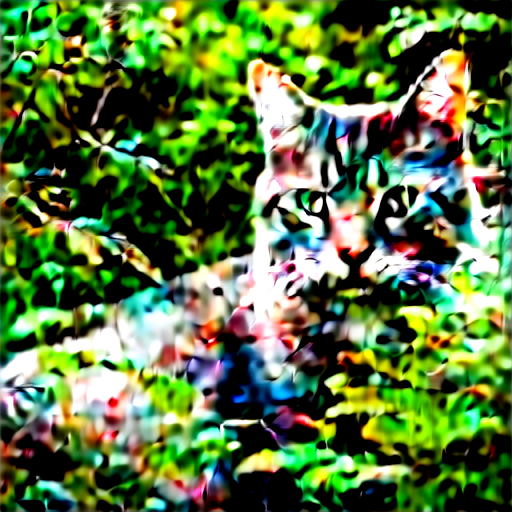
#> input picture cs4485-images/prompt_0_image_0.png, 512 x 512 px
$ jupyter execute --allow-errors 'Test FrCHFM robustness.ipynb'
#> lines starting #> are read from the running program, lines starting #| are printed output that depends on the picture
### FrCHFM.py
#!/usr/bin/env python
# coding: utf-8

# In[24]:


import numpy as np
import cv2
from scipy.special import eval_chebyt
import matplotlib.pyplot as plt
import cupy as cp


# In[25]:


def convert_to_polar(image):
    """
    Convert the input image from Cartesian (x, y) coordinates to polar (r, θ) coordinates.

    Parameters:
        image (2D numpy array): Grayscale image.

    Returns:
        polar_image (2D numpy array): The image in polar coordinates.
        r_coords (1D numpy array): The radial distances for each pixel.
        theta_coords (1D numpy array): The angular coordinates for each pixel.
    """
    rows, cols = image.shape
    center = (cols // 2, rows // 2)  # Center of the image

    # Create coordinate grids (X, Y) in Cartesian space
    x = np.linspace(-center[0], center[0], cols)
    y = np.linspace(-center[1], center[1], rows)
    X, Y = np.meshgrid(x, y)

    # Convert to polar coordinates
    r = np.sqrt(X**2 + Y**2) / np.max([center[0], center[1]])  # Normalize r to the range [0, 1]
    theta = np.arctan2(Y, X)

    return image, r, theta


# In[26]:


# [107 lines left out: functions radial_basis_function, radial_basis_function_gpu, compute_weighted_amplitude, compute_frchfm, not called in this run]

# GPU-accelerated version of compute_frchfm
def compute_frchfm_gpu(image, max_degree, t):
    """
    Compute Fractional Chebyshev-Fourier moments (FrCHFMs) of an input image on the GPU.

    Parameters:
        image (2D numpy array): Grayscale image.
        max_degree (int): Maximum degree of the Chebyshev polynomial.
        t (float): Fractional parameter.

    Returns:
        frchfm (2D numpy array): The computed Fractional Chebyshev-Fourier moments.
    """
    # Convert image to polar coordinates and then transfer to GPU
    polar_image, r, theta = convert_to_polar(image)
    polar_image_gpu = cp.array(polar_image)
    r_gpu = cp.array(r)
    theta_gpu = cp.array(theta)

    # Fourier transform in angular direction (theta), shifted and moved to GPU
    F_image = cp.fft.fftshift(cp.fft.fft2(polar_image_gpu))

    # Initialize an array on GPU to store the FrCHFMs
    frchfm_gpu = cp.zeros((max_degree + 1, 2 * max_degree + 1), dtype=cp.complex128)

    # Precompute angular components on GPU
    m_values = cp.arange(-max_degree, max_degree + 1)
    angular_components = cp.exp(-1j * m_values[:, None, None] * theta_gpu)

    for n in range(max_degree + 1):
        # Compute radial basis function for each degree
        Rtn_gpu = radial_basis_function_gpu(n, t, r_gpu)

        # Compute FrCHFMs for each value of m in a vectorized way
        frchfm_gpu[n, :] = cp.sum(F_image * Rtn_gpu * angular_components * r_gpu, axis=(1, 2))

    # Transfer result back to CPU
    return cp.asnumpy(frchfm_gpu)


# In[29]:


# [124 lines left out: functions generate_binary_sequence, get_wa_sequences_for_group, construct_binary_sequence_mapping, demofunctions, not called in this run]


# In[33]:


get_ipython().system('jupyter nbconvert --to python FrCHFM.ipynb')


# In[34]:


#pip install opencv-python

### Test FrCHFM robustness.ipynb
[cell 1]
import numpy as np
import cv2
import matplotlib.pyplot as plt
from FrCHFM import compute_frchfm_gpu, convert_to_polar, radial_basis_function_gpu
import os
from tqdm import tqdm
import cupy as cp
from concurrent.futures import ThreadPoolExecutor, as_completed

[cell 2]
# [20 lines left out: function rotate_image_fixed_size, not called in this run]

[cell 3]
# [12 lines left out: function compute_frchfm_difference, not called in this run]

[cell 4]
def rotate_and_compare_gpu(image, max_degree, fractional_parameter_t, angles=[45, 90, 135, 180, 225, 270, 315, 360]):
    """
    Rotates an image by specified angles, computes FrCHFM for each, and measures rotation invariance using GPU.

    Parameters:
        image (numpy array): The original image to test.
        max_degree (int): Maximum degree for the FrCHFM calculation.
        fractional_parameter_t (float): Fractional parameter for FrCHFM.
        angles (list): List of angles to rotate the image for testing.

    Returns:
        results (dict): A dictionary where keys are angles and values are tuples (is_invariant, deviation).
                        - `is_invariant` (bool): Whether the FrCHFM is invariant at this angle.
                        - `deviation` (float): Mean absolute difference in FrCHFM magnitudes.
    """
    # Transfer image to the GPU and compute FrCHFM for the original
    frchfm_original = compute_frchfm_gpu(image, max_degree, fractional_parameter_t)
    results = {}

    for angle in angles:
        # Rotate image on CPU and then transfer to GPU
        rotated_image = rotate_image_fixed_size(image, angle)
        frchfm_rotated = compute_frchfm_gpu(rotated_image, max_degree, fractional_parameter_t)

        # Calculate the mean absolute difference as a measure of deviation (using GPU arrays)
        deviation = cp.mean(cp.abs(cp.abs(cp.array(frchfm_original)) - cp.abs(cp.array(frchfm_rotated))))

        # Determine invariance by checking if deviation is within tolerance
        is_invariant = deviation.get() < 1e-6  # .get() to bring the result back to CPU
        results[angle] = (is_invariant, deviation.get())

    return results

[cell 5]
def test_rotation_invariance_parallel_gpu(images, max_degree, fractional_parameter_t, angles=[45, 90, 135, 180, 225, 270, 315, 360]):
    """
    Tests rotation invariance for multiple images in parallel using GPU and calculates deviations.

    Parameters:
        images (list of numpy arrays): List of images to test.
        max_degree (int): Maximum degree for the FrCHFM calculation.
        fractional_parameter_t (float): Fractional parameter for FrCHFM.
        angles (list): List of angles to rotate each image for testing.

    Returns:
        overall_results (dict): A dictionary where keys are image indices and values are dictionaries
                                of angle results, each with (is_invariant, deviation).
    """
    overall_results = {}
    with ThreadPoolExecutor() as executor:
        futures = {
            executor.submit(rotate_and_compare_gpu, img, max_degree, fractional_parameter_t, angles): idx
            for idx, img in enumerate(images)
        }

        # Use tqdm to show progress
        for future in tqdm(as_completed(futures), total=len(futures), desc="Processing Images"):
            idx = futures[future]
            try:
                result = future.result()
                overall_results[idx] = result
            except Exception as e:
                print(f"Image {idx} failed with exception: {e}")

    return overall_results

[cell 6]
def test_convert_to_polar_rotation_consistency():
    image = cv2.imread('cs4485-images/prompt_0_image_0.png', cv2.IMREAD_GRAYSCALE)
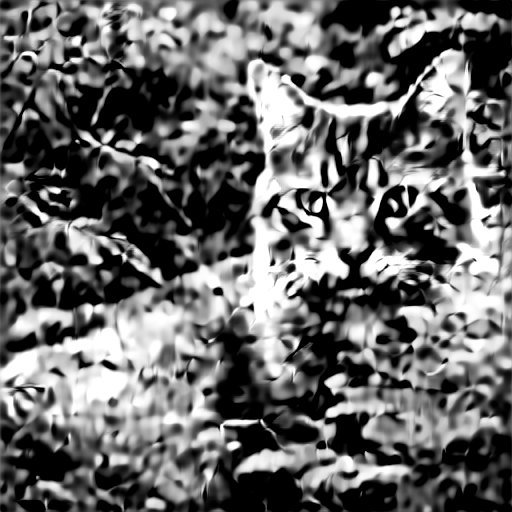
#> image: shape (512, 512); min 0, max 255, mean 103.8
    image_rotated_90 = cv2.rotate(image, cv2.ROTATE_90_CLOCKWISE)
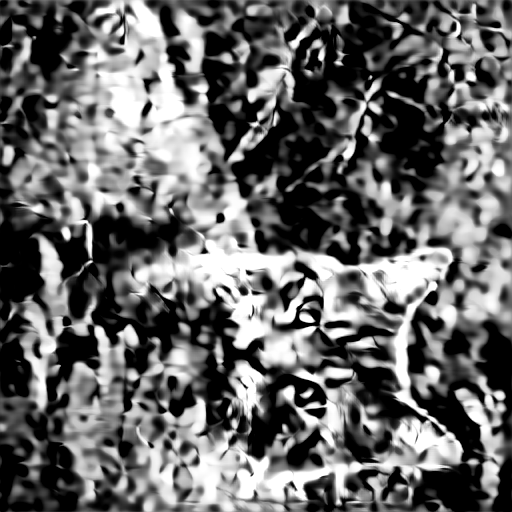
#> image_rotated_90: shape (512, 512); min 0, max 255, mean 103.8

    # Convert both images to polar coordinates
    polar_image, r, theta = convert_to_polar(image)
#> in convert_to_polar, `theta = np.arctan2(Y, X)`:
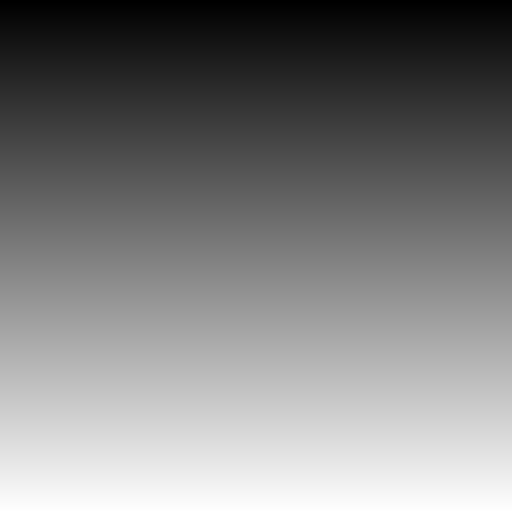
#> Y: shape (512, 512) float64; min -256, max 256, mean 0; drawn with min black and max white
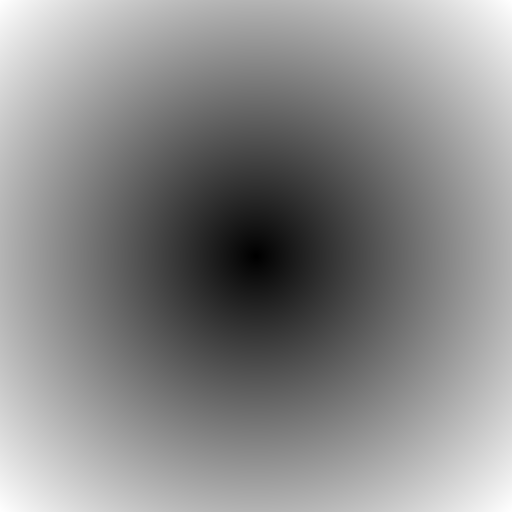
#> r: shape (512, 512) float64; min 0.00277, max 1.41, mean 0.767; drawn with min black and max white
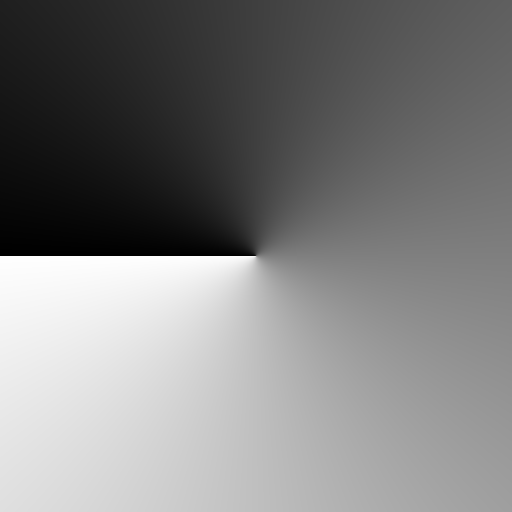
#> theta: shape (512, 512) float64; min -3.14, max 3.14, mean 5.55e-17; drawn with min black and max white
    polar_image_rotated, r_rotated, theta_rotated = convert_to_polar(image_rotated_90)

    # Check if radius (r) and theta values are consistent
    assert np.allclose(r, r_rotated), "Radius values differ across rotations."
    assert np.allclose(theta, theta_rotated), "Theta values differ across rotations."
    print("test_convert_to_polar_rotation_consistency passed.")

test_convert_to_polar_rotation_consistency()

[cell 7]
def test_radial_basis_function_symmetry_invariance():
    image = cv2.imread('cs4485-images/prompt_0_image_0.png', cv2.IMREAD_GRAYSCALE)

    # Convert the original image to polar coordinates and extract radial values
    polar_image, r, theta = convert_to_polar(image)
    r_gpu = cp.array(r)

    # Compute the radial basis function for the original orientation
    Rtn_original = radial_basis_function_gpu(3, 0.5, r_gpu)

    # Define rotation angles for eight-way symmetry (in degrees)
    rotation_angles = [45, 90, 135, 180, 225, 270, 315, 360]

    for angle in rotation_angles:
        # Rotate the image and convert to polar coordinates
        rotated_image = cv2.rotate(image, angle)
        polar_image_rotated, r_rotated, _ = convert_to_polar(rotated_image)

        # Compute the radial basis function for the rotated orientation
        Rtn_rotated = radial_basis_function_gpu(3, 0.5, cp.array(r_rotated))

        # Check for consistent output between original and rotated radial basis functions
        assert np.allclose(Rtn_original.get(), Rtn_rotated.get(), atol=1e-3), \
            f"Radial basis function is not invariant for {angle}° rotation."

    print("test_radial_basis_function_symmetry_invariance passed.")

test_radial_basis_function_symmetry_invariance()
#> (the call stopped at in test_radial_basis_function_symmetry_invariance, `r_gpu = cp.array(r)`: cupy is not available in this run)

[cell 8]
# Directory containing the images
image_folder = "cs4485-images"
# Parameters for FrCHFM calculation
max_degree = 5  # Change depending on desired precision
fractional_parameter_t = 0.5  # Fractional parameter t


# Load all images from the folder
images = [cv2.imread(os.path.join(image_folder, filename), cv2.IMREAD_GRAYSCALE)
          for filename in os.listdir(image_folder) if filename.endswith(('.png', '.jpg', '.jpeg'))][:6]
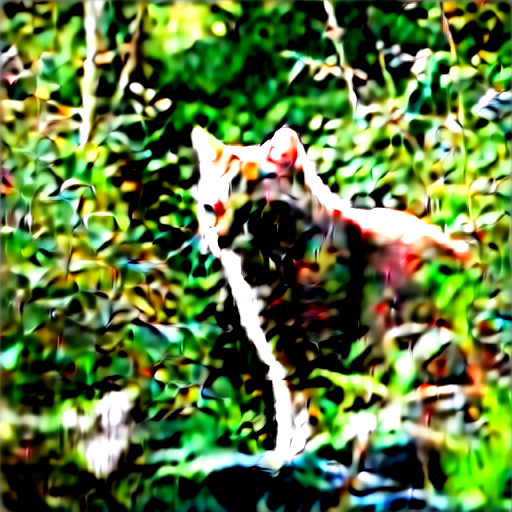
#> input picture cs4485-images/prompt_0_image_10.png, 512 x 512 px
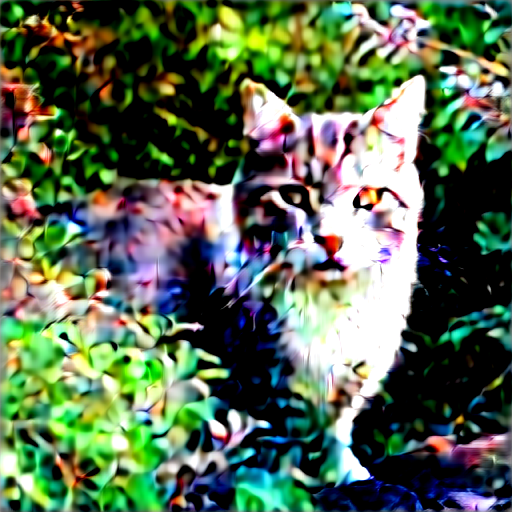
#> input picture cs4485-images/prompt_0_image_11.png, 512 x 512 px

# Run the parallel rotation invariance test
#results = test_rotation_invariance_parallel_gpu(images, max_degree, fractional_parameter_t)
#> (the rest of this cell did not finish here and is left out)
